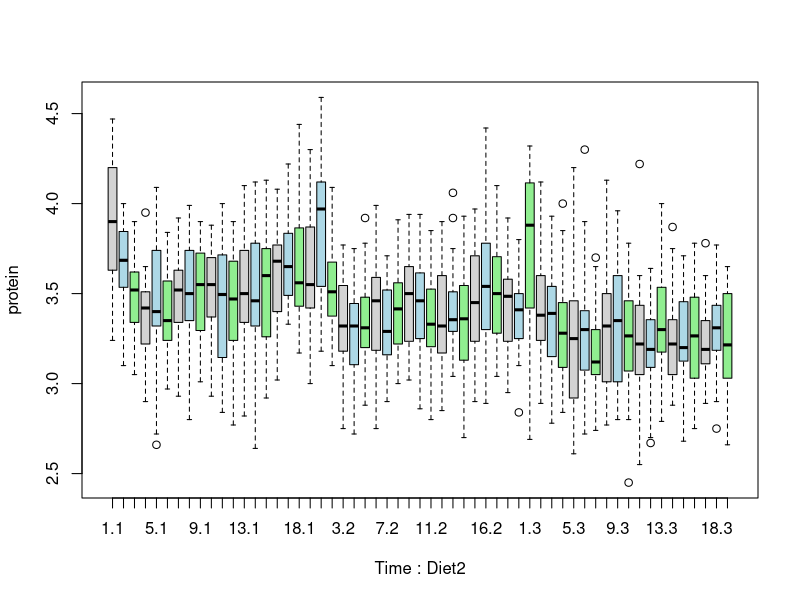
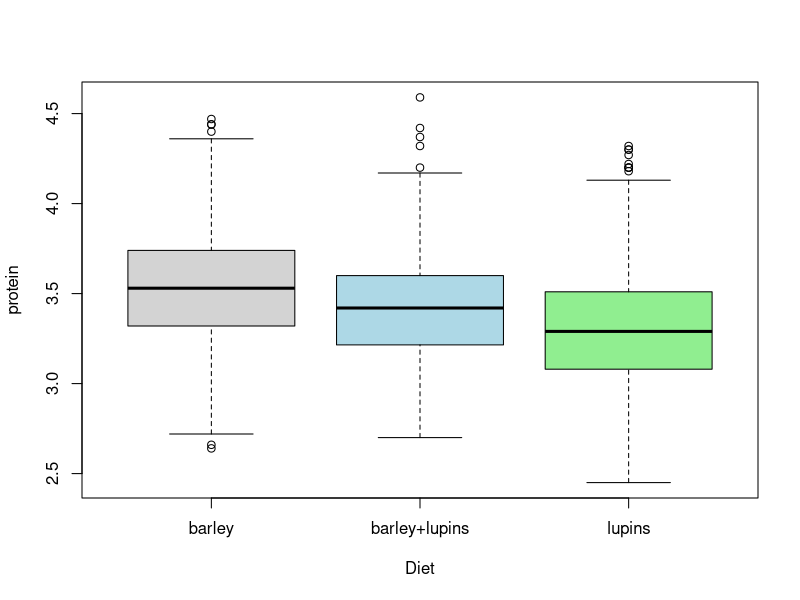
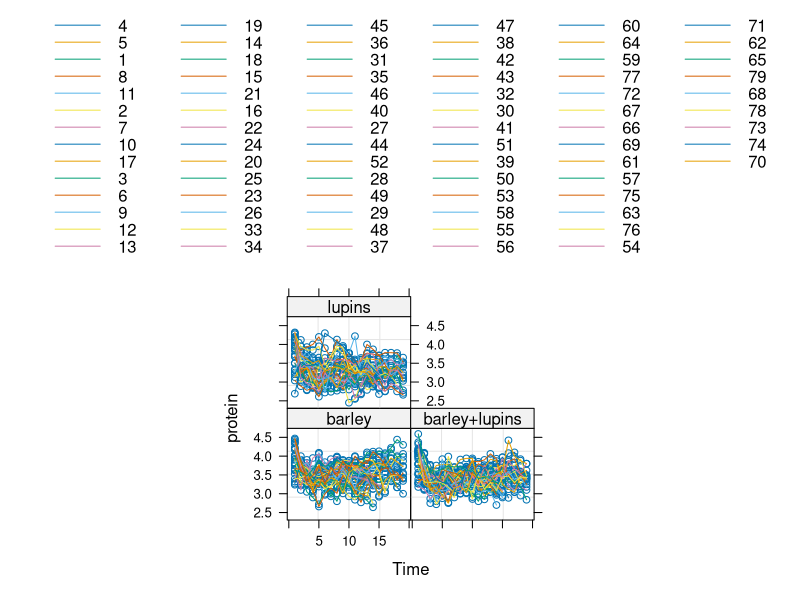
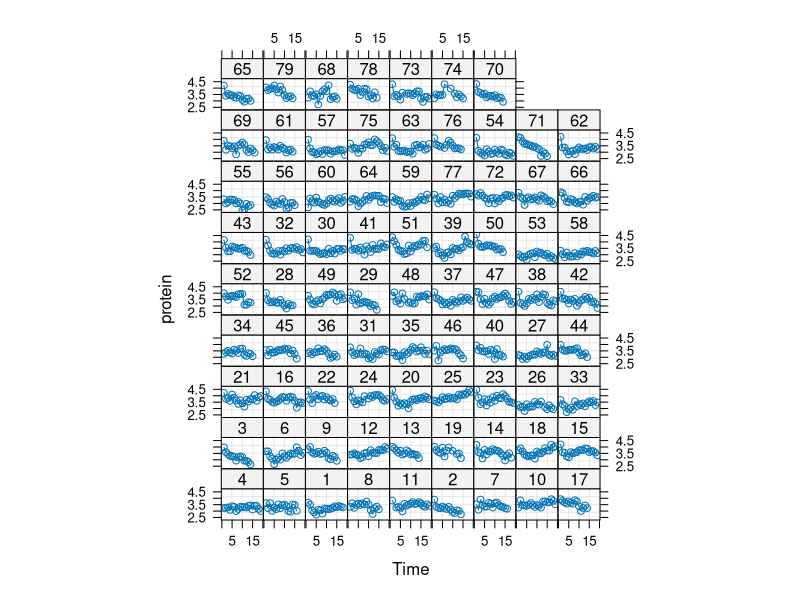
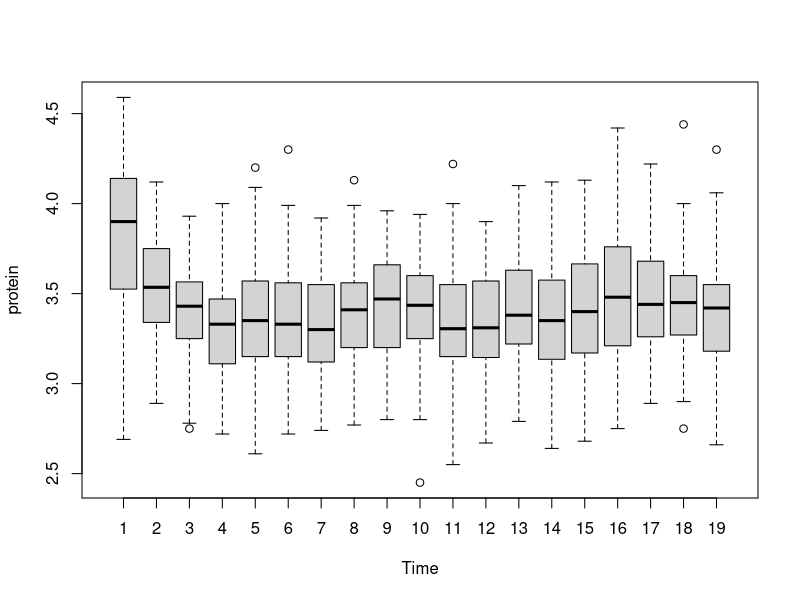
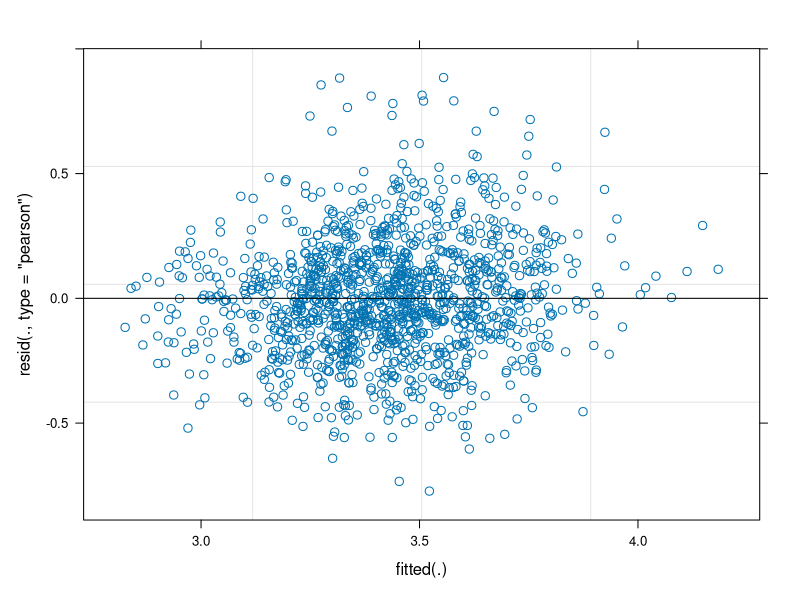
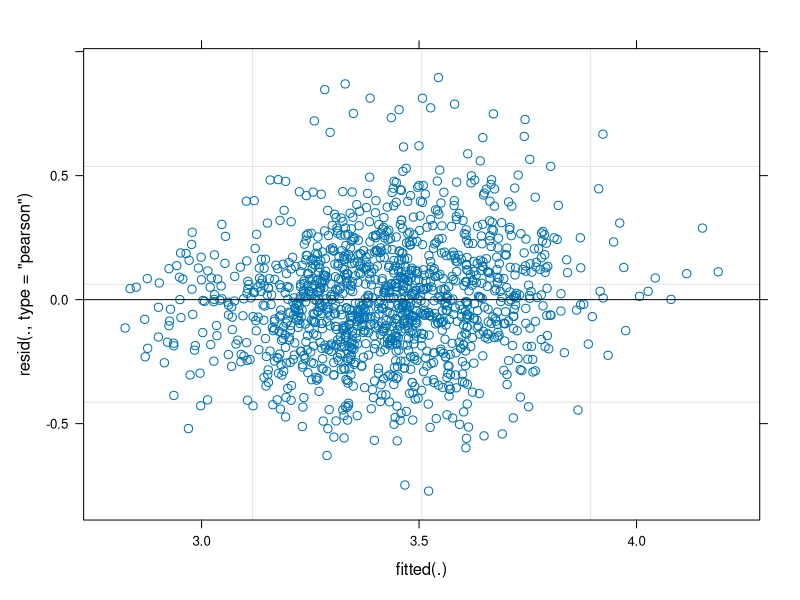
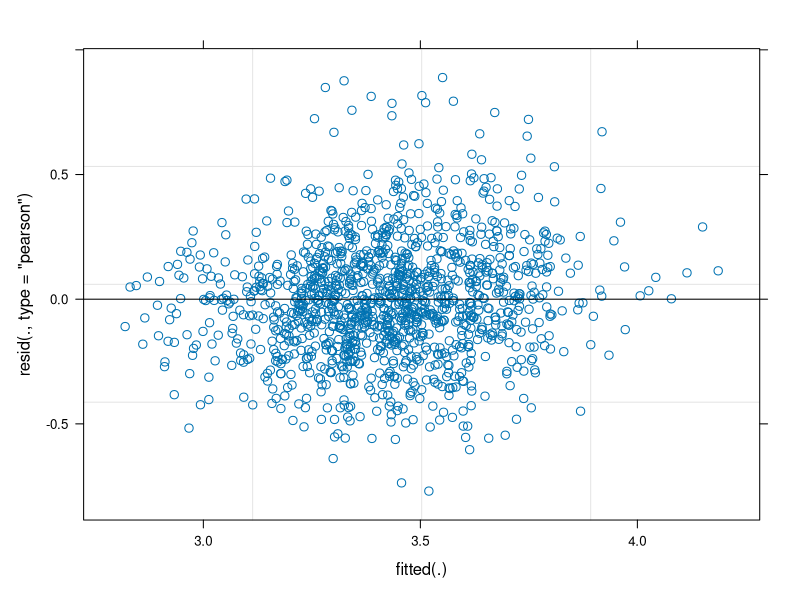

Generate these figures, in order, with R:
#Dados sobre o teor de proteína (em percentual \%) do 
#leite de vaca nas semanas após o parto.
#O gado é agrupado de acordo com a dieta que são alimentados
#Dieta: cevada sozinha, cevada e tremoços, ou com tremoços sozinhos.
#Fonte: Diggle, Liang e Zeger (1994)

#Os dados estão no pacote nlme

library(nlme)
library(lme4)

data(Milk)
dados = Milk
#Transformando os fatores em numéricos

dados$Cow2=as.numeric(dados$Cow)
dados$Diet2=as.numeric(as.factor(dados$Diet))
attach(dados)

#Visualizando como ficou nosso conjunto de dados
head(dados)
summary(dados)

##vamos fzr uma análise exploratória nos dados

boxplot(protein~Time*Diet2, col=c("lightgray", 
      "lightblue", "lightgreen"),legend= TRUE,dados)

#Pelo boxplot podemos perceber que não há um padrão entre nível de proteína
#para cada vaca dado o tipo de tratamento.

boxplot(protein~Diet, col=c("lightgray", 
        "lightblue", "lightgreen"),legend=TRUE,dados)


#Observamos que comparando apenas os tratamentos e o nível de protaína, 
#há um desempenho gradativo pra cada tipo de tratamento.
#Sendo que 1=barley,\\ 2=barley+lupins, 3=lupins

dadosGD = groupedData(protein ~ Time|Cow2, outer = ~Diet, data=dados)
plot(dadosGD, outer=T)

#olhando o perfil médio de cada vaca no tempo, observamos que não há 
#um padrão definido entre as vacas ou entre os tratamentos.\\
#Ao menos, na inspeção visual fica difícil determinar ou perceber 
#algum comportamento no perfil médio das vacas

plot(dadosGD)

#neste gráfico podemos observar o nível de proteína no leite da vaca 
#pelo tempo de medição (em semanas após o parto)

boxplot(protein~Time, dados)

#considerando apenas o tempo, notamos um nível elevado de proteína no 
#leite das vacas na primeira semana 
#após o parto comparada com as outras semanas.
#Nas demais semanas parece haver algum efeito aleatório no nível de 
#proteína do leite durante as.
#Agora, vamos tentar ajustar um modelo, testando primeiro a parte 
#aleatório e, após defini-la, testando a parte fixa do modelo.
#Testar parte aleatoria

modA=lmer(formula = protein ~ Time*Diet + (1| Cow), REML = F)
anova(modA)
modB=lmer(formula = protein ~ Time*Diet + (Time| Cow), REML = F)
anova(modB)

anova(modA, modB)


#O modelo escolhido é o modB, pois tem os menores valores de AIC e BIC e é o 
#estatisticamente significativo (Pr(>Chisq))

#Testar parte fixa dado que consideramos o modB na parte aleatória

modA1=lmer(formula = protein ~ Time + (Time| Cow),  REML = F)
modB1=lmer(formula = protein ~ Time + Diet + (Time| Cow),  REML = F)
modC1=lmer(formula = protein ~ Time * Diet + (Time| Cow), REML = F)

anova(modA1, modB1, modC1)

plot(modB1)
plot(modA1)
plot(modC1)


#Assim escolhemos o modB1, pois é estatisticamente significante, tem os menores valores de AIC e BIC. 
#O modC1 não foi escolhido, mas é interessante reparar que não há interação entre Time e Diet.
#Agora vamos analisa nosso modelo

summary(modB1)

#Agora vamos fazer um gráfico de qq-plot dos resítuduos do modelo, 
#pois há interesse de que este seja normal.

install.packages('lattice')
library(lattice)
library(ggplot2)

bwplot(dados$Cow2~resid(modB1),data=dados, 
       xlab = "", 
       ylab = "")

bwplot(dados$Diet2~resid(modB1),data=dados,xlab = "", 
       ylab = "")

bwplot(dados$protein~resid(modB1),data=dados,xlab = "", 
       ylab = "")

interaction.plot(dados$Time,dados$Cow,dados$protein,col=c(rep(2,25),
                rep(4,27),rep(3,27)),ylab = "Proteína",xlab = "Tempo",
                ylim=c(2,5),lty=c(1,1),legend=FALSE)

interaction.plot(dados$Time,dados$Diet,dados$protein,col=c(2,4,3),
                 ylim=c(3,4),lty=c(1,1))

ggplot(data = Milk, aes(x=Time, y=protein))

#geompoint inherits x=Time, y=protein

ggplot(data = Milk, aes(x=Time, y=protein)) + geom_point()

#color=Diet only applies to geom_boxplot

ggplot(data = Milk, aes(x=Time, y=protein))
p <- ggplot(data = Milk, aes(x=Time, y=protein)) + geom_point()
p + geom_smooth()
pro <- ggplot(Milk, aes(x=protein)) 
pro + geom_density()

p2 <- ggplot(Milk, aes(x=Time, y=protein))
p2 + geom_smooth()

#default is scale_fill_hue, would be the same if omitted

dDiet <- ggplot(Milk, aes(x=protein, fill=Diet)) + 
geom_density(alpha=1/3)
dDiet + scale_fill_hue()
